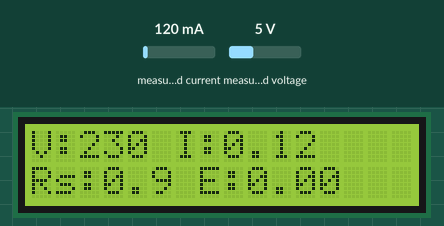
Bench run of a sketch on a simulated Arduino Uno, built with avr-gcc and run on an emulated ATmega328P. Parts: 16×2 character LCD. Inputs (shaded band) come from the test bench; at power-on: measured current 120 mA, measured voltage 5 V. What the sketch prints to the serial monitor is not drawn.

Above: at 1.2 s.
1.3 s: measured current set to 40 mA
At 3.0 s:
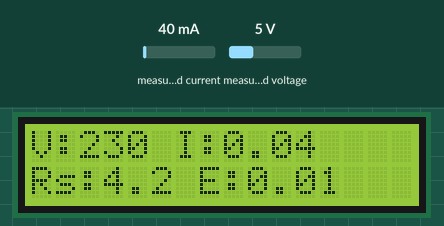
6.3 s: measured voltage set to 0.3 V
At 8.4 s:
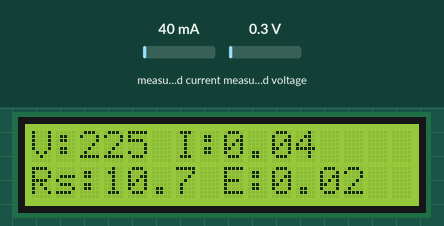
10.8 s: measured current set to 500 mA
At 12.6 s:
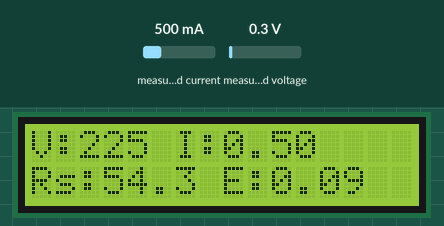
15.3 s: measured voltage set to 3.8 V
At 16.9 s:
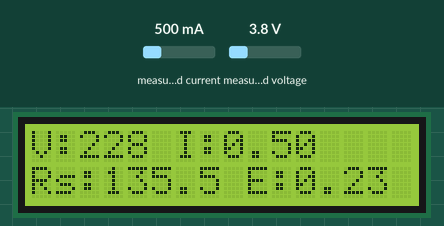
19.9 s: measured current set to 1000 mA
At 21.2 s:
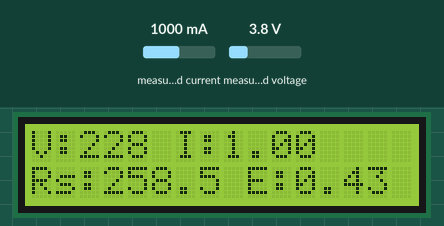
24.4 s: measured voltage set to 7.5 V
At 25.6 s:
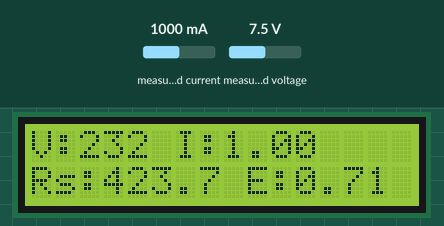
Timing chart, 0 to 27.4 s (numbered marks = the images above; inputs shaded):
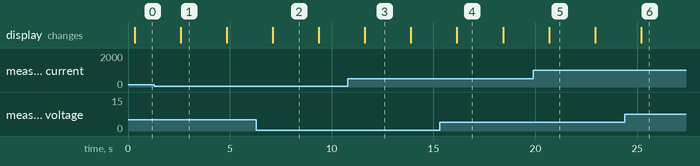

The sketch:

arduino_part_code.ino
```cpp
#include "EmonLib.h"
#include <Wire.h>
#include <LiquidCrystal_I2C.h>

EnergyMonitor emon;

// LCD
LiquidCrystal_I2C lcd(0x27, 16, 2);

// Variables
float voltage = 0;
float current = 0;
float power = 0;
float energy = 0;
float cost = 0;

float tariff = 6.0;   // ₹ per unit

unsigned long lastTime = 0;

void setup()
{
  Serial.begin(9600);

  lcd.init();
  lcd.backlight();
  lcd.clear();

  emon.voltage(A1, 230.0, 1.0);
  emon.current(A0, 2.0);

  lastTime = millis();
}

void loop()
{
  emon.calcVI(20, 2000);

  voltage = emon.Vrms;
  current = emon.Irms;
  power   = emon.realPower;

  if (isnan(voltage) || isnan(current) || isnan(power))
  {
    return;
  }

  unsigned long now = millis();

  // -------- ENERGY CALCULATION --------
  energy += (power * (now - lastTime)) / 3600000.0;
  lastTime = now;

  // -------- COST --------
  cost = energy * tariff * 100;

  // -------- SERIAL (to ESP32) --------
  Serial.print(voltage, 2);
  Serial.print(",");
  Serial.print(current, 3);
  Serial.print(",");
  Serial.print(power, 2);
  Serial.print(",");
  Serial.print(energy, 3);
  Serial.print(",");
  Serial.println(cost, 2);

  // -------- LCD DISPLAY --------

  // Line 1
  lcd.setCursor(0,0);
  lcd.print("                ");
  lcd.setCursor(0,0);
  lcd.print("V:");
  lcd.print((int)voltage);
  lcd.print(" I:");
  lcd.print(current,2);

  // Line 2
  lcd.setCursor(0,1);
  lcd.print("                ");
  lcd.setCursor(0,1);
  lcd.print("Rs:");
  lcd.print(cost,1);   // cost
  lcd.print(" E:");
  lcd.print(energy,2);

  delay(2000);
}
```

Measured:
- what the display in image 1 shows lasts 2.2 s, from 2.6 s to 4.8 s
